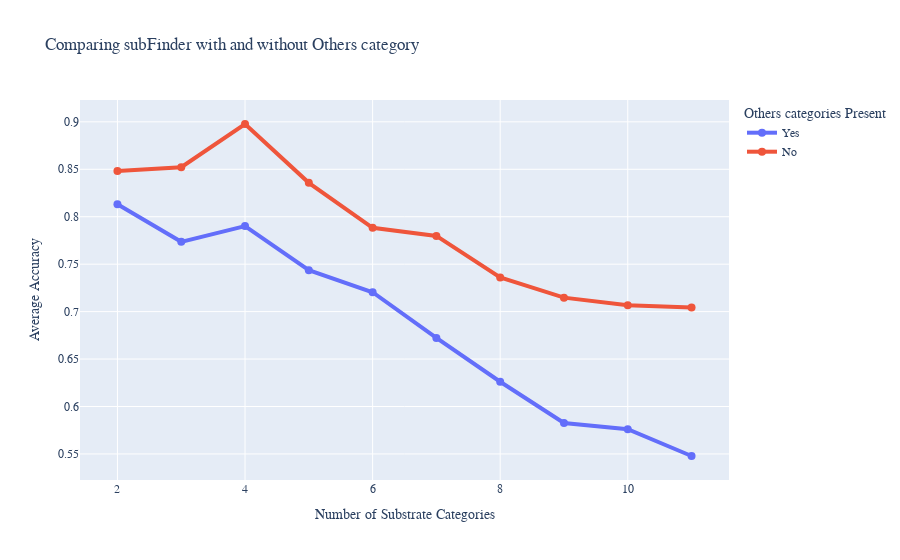

Source (notebook cell):
### Code cell
fig = px.line(stacked, x="num_substrates", y="avg_accuracy", color = "with_Others",
              markers=True, 
#               title="Avg ten fold cross validation accuracy for Word2Vec + BRF method with and without the Others category", 
             labels={
                     "num_substrates": "Number of Substrate Categories",
                     "avg_accuracy": "Average Accuracy",
                     "with_Others": "Others categories Present"
                 }, 
             title="Comparing subFinder with and without Others category")
fig.update_traces(line=dict(width=4), marker=dict(size=8))
# fig.write_html("results_by_k_new_sup_new_unsup_for_word2vec_sg.html")
fig.update_yaxes(tickfont_family="Arial Black", title_font_family="Arial Black")
fig.update_xaxes(tickfont_family="Arial Black", title_font_family="Arial Black")
fig.update_layout(
    font_family="Arial Black",
#     font_color="blue",
    title_font_family="Arial Black")

fig.write_html("With_and_Without_Others.html")
#     title_font_color="red",
#     legend_title_font_color="green"
fig.show()

### Figure 1 — Plotly figure (JSON) as saved in the notebook; plotly's stock layout.template omitted (floating-point values rounded to 4 significant figures)
{"data": [{"hovertemplate": "Others categories Present=Yes<br>Number of Substrate Categories=%{x}<br>Average Accuracy=%{y}<extra></extra>", "legendgroup": "Yes", "line": {"color": "#636efa", "dash": "solid", "width": 4}, "marker": {"size": 8, "symbol": "circle"}, "mode": "markers+lines", "name": "Yes", "orientation": "v", "showlegend": true, "type": "scatter", "x": [2, 3, 4, 5, 6, 7, 8, 9, 10, 11], "xaxis": "x", "y": [0.8131, 0.7735, 0.7901, 0.7437, 0.7204, 0.6723, 0.6261, 0.5826, 0.5761, 0.5478], "yaxis": "y"}, {"hovertemplate": "Others categories Present=No<br>Number of Substrate Categories=%{x}<br>Average Accuracy=%{y}<extra></extra>", "legendgroup": "No", "line": {"color": "#EF553B", "dash": "solid", "width": 4}, "marker": {"size": 8, "symbol": "circle"}, "mode": "markers+lines", "name": "No", "orientation": "v", "showlegend": true, "type": "scatter", "x": [2, 3, 4, 5, 6, 7, 8, 9, 10, 11], "xaxis": "x", "y": [0.8482, 0.8522, 0.8977, 0.8357, 0.7883, 0.7798, 0.736, 0.7147, 0.7067, 0.7043], "yaxis": "y"}], "layout": {"font": {"family": "Arial Black"}, "legend": {"title": {"text": "Others categories Present"}, "tracegroupgap": 0}, "title": {"font": {"family": "Arial Black"}, "text": "Comparing subFinder with and without Others category"}, "xaxis": {"anchor": "y", "domain": [0, 1], "tickfont": {"family": "Arial Black"}, "title": {"font": {"family": "Arial Black"}, "text": "Number of Substrate Categories"}}, "yaxis": {"anchor": "x", "domain": [0, 1], "tickfont": {"family": "Arial Black"}, "title": {"font": {"family": "Arial Black"}, "text": "Average Accuracy"}}}}
